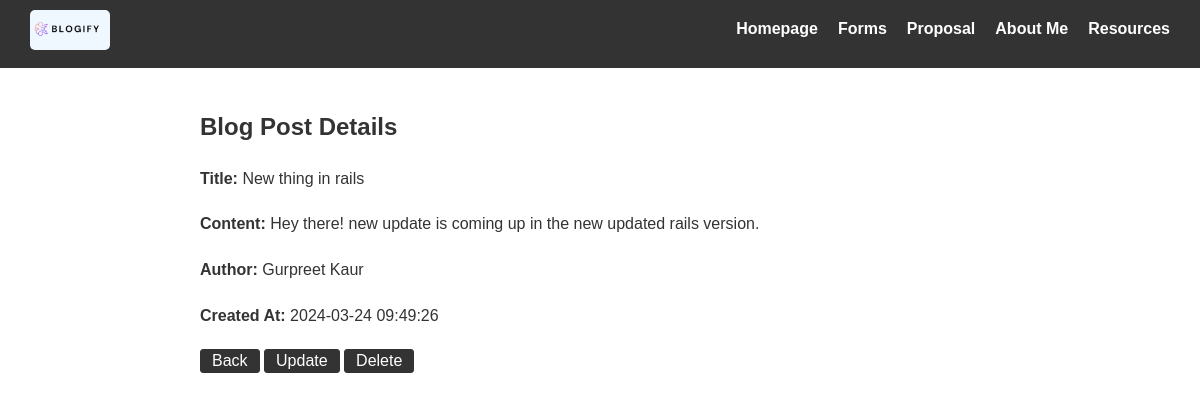
Screenshot of /read.php?id=1 with the database file from the repository.
### tables this page shows
CREATE TABLE `blogs` (
  `id` int NOT NULL,
  `title` varchar(255) NOT NULL,
  `content` text NOT NULL,
  `created_at` timestamp NOT NULL DEFAULT CURRENT_TIMESTAMP,
  `author` varchar(255) NOT NULL
);

### read.php (the view, shortened to what this page needs)
<?php
include('config.php');
$title = $content = $author = $id = '';
if(isset($_GET["id"]) && !empty(trim($_GET["id"]))){
    $blog_id = trim($_GET["id"]);
    $sql = "SELECT * FROM blogs WHERE id = '$blog_id'";
    $result = mysqli_query($conn, $sql);
    if($result->num_rows == 1){
        $row = $result->fetch_assoc();
        $id = $row["id"];
        $title = $row["title"];
        $content = $row["content"];
        $author = $row["author"];
        $created_at = $row["created_at"];
    } else{
        $error_array[] = "Record can not be found by given ID = '$blog_id'";
        session_start();
        $_SESSION['errors'] = $error_array;
        header("location: error.php");
        exit();
    }
}
?>
<!DOCTYPE html>
<html lang="en">
<head>
  <link rel="stylesheet" href="css/nav.css">
  <link rel="stylesheet" href="css/styles.css">
</head>
<body>
  <?php include('nav.php') ?>
  <div class="container">
    <h2>Blog Post Details</h2>
    <div>
      <p><strong>Title:</strong> <?php echo $title; ?></p>
      <p><strong>Content:</strong> <?php echo $content; ?></p>
      <p><strong>Author:</strong> <?php echo $author; ?></p>
      <p><strong>Created At:</strong> <?php echo $created_at; ?></p>
    </div>
    <button class="btn"><a class="btn" href="index.php">Back</a></button>
    <button class="btn"><a class="btn" href="update.php?id=<?php echo $id; ?>">Update</a></button>
    <button class="btn"><a class="btn" href="delete.php?id=<?php echo $id; ?>">Delete</a></button>
  </div>
</body>
</html>

### nav.css (style rules this page uses)
body { margin: 0; font-family: Arial, sans-serif; }

### styles.css (style rules this page uses)
body { font-family: Arial, sans-serif; line-height: 1.6; color: #333; margin: 0; padding: 0; }
.container { max-width: 800px; margin: 20px auto; padding: 0 20px; }
p { margin-bottom: 20px; }
h2 { margin-top: 40px; }
.btn, .form-actions input[type="submit"] { text-decoration: none; border: 1px solid #333; background-color: #333; color: white; padding: 2px 5px; border-radius: 3px; font-size: 16px; }

### rows the page displays
blogs: title "New thing in rails", content "Hey there! new update is coming up in the new updated rails version.", author "Gurpreet Kaur", created_at "2024-03-24 09:49:26"
